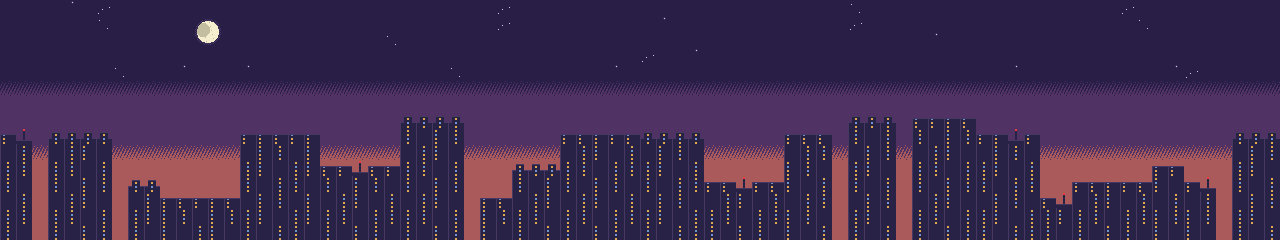

This is a level from a 2D game, rendered from its Tiled map with the project's own tilesets. A one-line summary and the complete map file follow:
An orthogonal 80x15 tile map with 16x16 px tiles, 1 tile layer (Tiles).

<map version="1.10" tiledversion="1.11.2" orientation="orthogonal" renderorder="right-down" width="80" height="15" tilewidth="16" tileheight="16" infinite="0" nextlayerid="4" nextobjectid="1">
  <tileset firstgid="1" source="../tileset.tsx" />
  <layer id="1" name="Tiles" width="80" height="15">
    <data encoding="csv">
97,97,97,97,103,97,104,97,97,97,97,97,97,97,97,97,97,97,97,97,97,97,97,97,97,97,97,97,97,97,97,104,97,97,97,97,97,97,97,97,97,97,97,97,97,97,97,97,97,97,97,97,97,102,97,97,97,97,97,97,97,97,97,97,97,97,97,97,97,97,104,97,97,97,97,97,97,97,97,97,
97,97,97,97,97,97,102,97,97,97,97,97,105,106,97,97,97,97,97,97,97,97,97,97,97,97,97,97,97,97,97,104,97,97,97,97,97,97,97,97,97,103,97,97,97,97,97,97,97,97,97,97,97,104,97,97,97,97,97,97,97,97,97,97,97,97,97,97,97,97,97,102,97,97,97,97,97,97,97,97,
97,97,97,97,97,97,97,97,97,97,97,97,107,108,97,97,97,97,97,97,97,97,97,97,102,97,97,97,97,97,97,97,97,97,97,97,97,97,97,97,97,97,97,97,97,97,97,97,97,97,97,97,97,97,97,97,97,97,103,97,97,97,97,97,97,97,97,97,97,97,97,97,97,97,97,97,97,97,97,97,
97,97,97,97,97,97,97,97,97,97,97,97,97,97,97,97,97,97,97,97,97,97,97,97,97,97,97,97,97,97,97,97,97,97,97,97,97,97,97,97,104,97,97,103,97,97,97,97,97,97,97,97,97,97,97,97,97,97,97,97,97,97,97,97,97,97,97,97,97,97,97,97,97,97,97,97,97,97,97,97,
97,97,97,97,97,97,97,102,97,97,97,103,97,97,97,103,97,97,97,97,97,97,97,97,97,97,97,97,102,97,97,97,97,97,97,97,97,97,103,97,97,97,97,97,97,97,97,97,97,97,97,97,97,97,97,97,97,97,97,97,97,97,97,103,97,97,97,97,97,97,97,97,97,103,104,97,97,97,97,97,
98,98,98,98,98,98,98,98,98,98,98,98,98,98,98,98,98,98,98,98,98,98,98,98,98,98,98,98,98,98,98,98,98,98,98,98,98,98,98,98,98,98,98,98,98,98,98,98,98,98,98,98,98,98,98,98,98,98,98,98,98,98,98,98,98,98,98,98,98,98,98,98,98,98,98,98,98,98,98,98,
99,99,99,99,99,99,99,99,99,99,99,99,99,99,99,99,99,99,99,99,99,99,99,99,99,99,99,99,99,99,99,99,99,99,99,99,99,99,99,99,99,99,99,99,99,99,99,99,99,99,99,99,99,99,99,99,99,99,99,99,99,99,99,99,99,99,99,99,99,99,99,99,99,99,99,99,99,99,99,99,
99,99,99,99,99,99,99,99,99,99,99,99,99,99,99,99,99,99,99,99,99,99,99,99,99,110,110,110,110,99,99,99,99,99,99,99,99,99,99,99,99,99,99,99,99,99,99,99,99,99,99,99,99,110,110,110,99,109,109,109,109,99,99,99,99,99,99,99,99,99,99,99,99,99,99,99,99,99,99,99,
109,111,99,110,110,110,110,99,99,99,99,99,99,99,99,109,109,109,109,109,99,99,99,99,99,116,118,115,116,99,99,99,99,99,99,109,109,109,109,109,110,110,110,110,99,99,99,99,99,109,109,109,99,117,118,116,99,116,118,115,116,109,109,111,109,99,99,99,99,99,99,99,99,99,99,99,99,110,110,110,
118,117,100,118,117,115,118,100,100,100,100,100,100,100,100,118,115,116,118,115,100,100,100,100,100,118,117,115,118,100,100,100,100,100,100,118,117,115,118,117,118,115,116,118,100,100,100,100,100,118,116,117,100,118,115,116,100,118,117,115,118,118,115,116,118,100,100,100,100,100,100,100,100,100,100,100,100,118,115,116,
116,117,101,116,117,118,116,101,101,101,101,101,101,101,101,117,115,118,117,115,112,112,114,112,112,116,117,118,116,101,101,101,113,113,113,116,117,118,116,117,117,115,118,117,101,101,101,101,101,115,116,118,101,117,115,118,101,116,117,118,116,117,115,118,117,101,101,101,101,101,101,101,112,112,101,101,101,117,115,118,
116,118,101,116,118,115,116,101,113,113,101,101,101,101,101,117,118,116,117,118,116,118,115,116,118,116,118,115,116,101,101,101,116,118,115,116,118,115,116,118,117,118,116,117,112,112,114,112,112,115,118,117,101,117,118,116,101,116,118,115,116,117,118,116,117,101,101,112,112,112,112,112,115,118,112,114,101,117,118,116,
118,117,101,118,117,115,118,101,118,115,112,112,112,112,112,118,115,116,118,115,118,117,115,118,117,118,117,115,118,101,112,112,118,117,115,118,117,115,118,117,118,115,116,118,118,117,115,118,117,118,116,117,101,118,115,116,101,118,117,115,118,118,115,116,118,112,114,118,117,115,118,117,118,116,118,116,101,118,115,116,
116,117,101,116,117,118,116,101,117,115,115,116,118,115,116,117,115,118,117,115,116,117,118,116,117,116,117,118,116,101,115,116,116,117,118,116,117,118,116,117,117,115,118,117,116,117,118,116,117,115,116,118,101,117,115,118,101,116,117,118,116,117,115,118,117,117,115,116,117,118,116,117,115,116,115,116,101,117,115,118,
116,118,101,116,118,115,116,101,117,118,115,118,117,115,118,117,118,116,117,118,116,118,115,116,118,116,118,115,116,101,115,118,116,118,115,116,118,115,116,118,117,118,116,117,116,118,115,116,118,115,118,117,101,117,118,116,101,116,118,115,116,117,118,116,117,117,118,116,118,115,116,118,115,118,115,118,101,117,118,116
</data>
  </layer>
</map>
